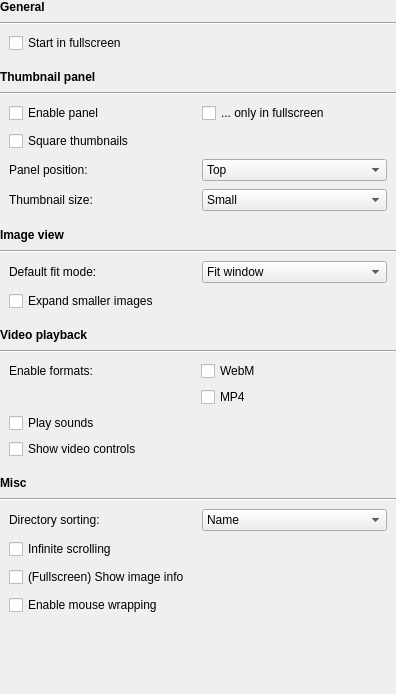
             <widget class="QWidget" name="scrollAreaWidgetContents">
              <property name="geometry">
               <rect>
                <x>0</x>
                <y>0</y>
                <width>396</width>
                <height>694</height>
               </rect>
              </property>
              <layout class="QVBoxLayout" name="verticalLayout_5">
               <property name="spacing">
                <number>8</number>
               </property>
               <property name="leftMargin">
                <number>0</number>
               </property>
               <property name="topMargin">
                <number>0</number>
               </property>
               <property name="rightMargin">
                <number>0</number>
               </property>
               <property name="bottomMargin">
                <number>0</number>
               </property>
               <item>
                <widget class="QLabel" name="title1">
                 <property name="font">
                  <font>
                   <weight>75</weight>
                   <bold>true</bold>
                  </font>
                 </property>
                 <property name="text">
                  <string>General</string>
                 </property>
                 <property name="alignment">
                  <set>Qt::AlignLeading|Qt::AlignLeft|Qt::AlignVCenter</set>
                 </property>
                 <property name="indent">
                  <number>-1</number>
                 </property>
                </widget>
               </item>
               <item>
                <widget class="Line" name="line">
                 <property name="orientation">
                  <enum>Qt::Horizontal</enum>
                 </property>
                </widget>
               </item>
               <item>
                <layout class="QGridLayout" name="gridLayout_8">
                 <property name="leftMargin">
                  <number>9</number>
                 </property>
                 <property name="topMargin">
                  <number>0</number>
                 </property>
                 <property name="rightMargin">
                  <number>9</number>
                 </property>
                 <item row="0" column="0">
                  <widget class="QCheckBox" name="fullscreenCheckBox">
                   <property name="sizePolicy">
                    <sizepolicy hsizetype="MinimumExpanding" vsizetype="Preferred">
                     <horstretch>0</horstretch>
                     <verstretch>0</verstretch>
                    </sizepolicy>
                   </property>
                   <property name="minimumSize">
                    <size>
                     <width>0</width>
                     <height>0</height>
                    </size>
                   </property>
                   <property name="text">
                    <string>Start in fullscreen</string>
                   </property>
                  </widget>
                 </item>
                </layout>
               </item>
               <item>
                <spacer name="verticalSpacer_5">
                 <property name="orientation">
                  <enum>Qt::Vertical</enum>
                 </property>
                 <property name="sizeType">
                  <enum>QSizePolicy::Fixed</enum>
                 </property>
                 <property name="sizeHint" stdset="0">
                  <size>
                   <width>20</width>
                   <height>9</height>
                  </size>
                 </property>
                </spacer>
               </item>
               <item>
                <widget class="QLabel" name="label_8">
                 <property name="font">
                  <font>
                   <weight>75</weight>
                   <bold>true</bold>
                  </font>
                 </property>
                 <property name="text">
                  <string>Thumbnail panel</string>
                 </property>
                </widget>
               </item>
               <item>
                <widget class="Line" name="line_2">
                 <property name="orientation">
                  <enum>Qt::Horizontal</enum>
                 </property>
                </widget>
               </item>
               <item>
                <layout class="QGridLayout" name="gridLayout">
                 <property name="leftMargin">
                  <number>9</number>
                 </property>
                 <property name="topMargin">
                  <number>0</number>
                 </property>
                 <property name="rightMargin">
                  <number>9</number>
                 </property>
                 <property name="bottomMargin">
                  <number>0</number>
                 </property>
                 <item row="0" column="1">
                  <widget class="QCheckBox" name="panelFullscreenOnlyCheckBox">
                   <property name="sizePolicy">
                    <sizepolicy hsizetype="MinimumExpanding" vsizetype="Minimum">
                     <horstretch>0</horstretch>
                     <verstretch>0</verstretch>
                    </sizepolicy>
                   </property>
                   <property name="minimumSize">
                    <size>
                     <width>0</width>
                     <height>0</height>
                    </size>
                   </property>
                   <property name="text">
                    <string>... only in fullscreen</string>
                   </property>
                  </widget>
                 </item>
                 <item row="2" column="1">
                  <widget class="QComboBox" name="panelPositionComboBox">
                   <property name="sizePolicy">
                    <sizepolicy hsizetype="MinimumExpanding" vsizetype="Minimum">
                     <horstretch>0</horstretch>
                     <verstretch>0</verstretch>
                    </sizepolicy>
                   </property>
                   <property name="minimumSize">
                    <size>
                     <width>0</width>
                     <height>0</height>
                    </size>
                   </property>
                   <item>
                    <property name="text">
                     <string>Top</string>
                    </property>
                   </item>
                   <item>
                    <property name="text">
                     <string>Bottom</string>
                    </property>
                   </item>
                  </widget>
                 </item>
                 <item row="0" column="0">
                  <widget class="QCheckBox" name="enablePanelCheckBox">
                   <property name="sizePolicy">
                    <sizepolicy hsizetype="MinimumExpanding" vsizetype="Minimum">
                     <horstretch>0</horstretch>
                     <verstretch>0</verstretch>
                    </sizepolicy>
                   </property>
                   <property name="minimumSize">
                    <size>
                     <width>0</width>
                     <height>0</height>
                    </size>
                   </property>
                   <property name="toolTip">
                    <string/>
                   </property>
                   <property name="text">
                    <string>Enable panel</string>
                   </property>
                  </widget>
                 </item>
                 <item row="2" column="0">
                  <widget class="QLabel" name="panelPositionLabel">
                   <property name="sizePolicy">
                    <sizepolicy hsizetype="MinimumExpanding" vsizetype="Minimum">
                     <horstretch>0</horstretch>
                     <verstretch>0</verstretch>
                    </sizepolicy>
                   </property>
                   <property name="minimumSize">
                    <size>
                     <width>0</width>
                     <height>0</height>
                    </size>
                   </property>
                   <property name="text">
                    <string>Panel position:</string>
                   </property>
                  </widget>
                 </item>
                 <item row="3" column="0">
                  <widget class="QLabel" name="label_4">
                   <property name="sizePolicy">
                    <sizepolicy hsizetype="MinimumExpanding" vsizetype="Minimum">
                     <horstretch>0</horstretch>
                     <verstretch>0</verstretch>
                    </sizepolicy>
                   </property>
                   <property name="text">
                    <string>Thumbnail size:</string>
                   </property>
                  </widget>
                 </item>
                 <item row="3" column="1">
                  <widget class="QComboBox" name="thumbSizeComboBox">
                   <property name="sizePolicy">
                    <sizepolicy hsizetype="MinimumExpanding" vsizetype="Minimum">
                     <horstretch>0</horstretch>
                     <verstretch>0</verstretch>
                    </sizepolicy>
                   </property>
                   <property name="minimumSize">
                    <size>
                     <width>0</width>
                     <height>0</height>
                    </size>
                   </property>
                   <item>
                    <property name="text">
                     <string>Small</string>
                    </property>
                   </item>
                   <item>
                    <property name="text">
                     <string>Medium</string>
                    </property>
                   </item>
                   <item>
                    <property name="text">
                     <string>Large</string>
                    </property>
                   </item>
                   <item>
                    <property name="text">
                     <string>Very large</string>
                    </property>
                   </item>
                  </widget>
                 </item>
                 <item row="1" column="0" colspan="2">
                  <widget class="QCheckBox" name="squareThumbnailsCheckBox">
                   <property name="sizePolicy">
                    <sizepolicy hsizetype="Preferred" vsizetype="Minimum">
                     <horstretch>0</horstretch>
                     <verstretch>0</verstretch>
                    </sizepolicy>
                   </property>
                   <property name="minimumSize">
                    <size>
                     <width>0</width>
                     <height>0</height>
                    </size>
                   </property>
                   <property name="text">
                    <string>Square thumbnails</string>
                   </property>
                  </widget>
                 </item>
                </layout>
               </item>
               <item>
                <spacer name="verticalSpacer_4">
                 <property name="orientation">
                  <enum>Qt::Vertical</enum>
                 </property>
                 <property name="sizeType">
                  <enum>QSizePolicy::Fixed</enum>
                 </property>
                 <property name="sizeHint" stdset="0">
                  <size>
                   <width>20</width>
                   <height>9</height>
                  </size>
                 </property>
                </spacer>
               </item>
               <item>
                <widget class="QLabel" name="label_9">
                 <property name="font">
                  <font>
                   <weight>75</weight>
                   <bold>true</bold>
                  </font>
                 </property>
                 <property name="text">
                  <string>Image view</string>
                 </property>
                </widget>
               </item>
               <item>
                <widget class="Line" name="line_3">
                 <property name="orientation">
                  <enum>Qt::Horizontal</enum>
                 </property>
                </widget>
               </item>
               <item>
                <layout class="QGridLayout" name="gridLayout_2">
                 <property name="leftMargin">
                  <number>9</number>
                 </property>
                 <property name="topMargin">
                  <number>0</number>
                 </property>
                 <property name="rightMargin">
                  <number>9</number>
                 </property>
                 <item row="0" column="0">
                  <widget class="QLabel" name="label_2">
                   <property name="sizePolicy">
                    <sizepolicy hsizetype="MinimumExpanding" vsizetype="Minimum">
                     <horstretch>0</horstretch>
                     <verstretch>0</verstretch>
                    </sizepolicy>
                   </property>
                   <property name="text">
                    <string>Default fit mode:</string>
                   </property>
                  </widget>
                 </item>
                 <item row="0" column="1">
                  <widget class="QComboBox" name="fitModeComboBox">
                   <property name="sizePolicy">
                    <sizepolicy hsizetype="MinimumExpanding" vsizetype="Minimum">
                     <horstretch>0</horstretch>
                     <verstretch>0</verstretch>
                    </sizepolicy>
                   </property>
                   <property name="minimumSize">
                    <size>
                     <width>0</width>
                     <height>0</height>
                    </size>
                   </property>
                   <item>
                    <property name="text">
                     <string>Fit window</string>
                    </property>
                   </item>
                   <item>
                    <property name="text">
                     <string>Fit width</string>
                    </property>
                   </item>
                   <item>
                    <property name="text">
                     <string>1:1</string>
                    </property>
                   </item>
                  </widget>
                 </item>
                 <item row="1" column="0" colspan="2">
                  <widget class="QCheckBox" name="expandImageCheckBox">
                   <property name="sizePolicy">
                    <sizepolicy hsizetype="MinimumExpanding" vsizetype="Minimum">
                     <horstretch>0</horstretch>
                     <verstretch>0</verstretch>
                    </sizepolicy>
                   </property>
                   <property name="minimumSize">
                    <size>
                     <width>0</width>
                     <height>0</height>
                    </size>
                   </property>
                   <property name="toolTip">
                    <string>Expand smaller images to fill the window (except for 1:1 fit mode).</string>
                   </property>
                   <property name="text">
                    <string>Expand smaller images</string>
                   </property>
                  </widget>
                 </item>
                </layout>
               </item>
               <item>
                <spacer name="verticalSpacer_8">
                 <property name="orientation">
                  <enum>Qt::Vertical</enum>
                 </property>
                 <property name="sizeType">
                  <enum>QSizePolicy::Fixed</enum>
                 </property>
                 <property name="sizeHint" stdset="0">
                  <size>
                   <width>20</width>
                   <height>9</height>
                  </size>
                 </property>
                </spacer>
               </item>
               <item>
                <widget class="QLabel" name="label_10">
                 <property name="font">
                  <font>
                   <weight>75</weight>
                   <bold>true</bold>
                  </font>
                 </property>
                 <property name="text">
                  <string>Video playback</string>
                 </property>
                </widget>
               </item>
               <item>
                <widget class="Line" name="line_4">
                 <property name="orientation">
                  <enum>Qt::Horizontal</enum>
                 </property>
                </widget>
               </item>
               <item>
                <widget class="QWidget" name="videoSettingsWidget" native="true">
                 <layout class="QGridLayout" name="gridLayout_7">
                  <property name="topMargin">
                   <number>0</number>
                  </property>
                  <property name="bottomMargin">
                   <number>0</number>
                  </property>
                  <item row="4" column="0">
                   <widget class="QCheckBox" name="playSoundsCheckBox">
                    <property name="enabled">
                     <bool>true</bool>
                    </property>
                    <property name="sizePolicy">
                     <sizepolicy hsizetype="Minimum" vsizetype="Preferred">
                      <horstretch>0</horstretch>
                      <verstretch>0</verstretch>
                     </sizepolicy>
                    </property>
                    <property name="minimumSize">
                     <size>
                      <width>0</width>
                      <height>0</height>
                     </size>
                    </property>
                    <property name="text">
                     <string>Play sounds</string>
                    </property>
                   </widget>
                  </item>
                  <item row="0" column="0">
                   <widget class="QLabel" name="label_15">
                    <property name="text">
                     <string>Enable formats:</string>
                    </property>
                   </widget>
                  </item>
                  <item row="0" column="1">
                   <widget class="QCheckBox" name="playWebmCheckBox">
                    <property name="enabled">
                     <bool>true</bool>
                    </property>
                    <property name="sizePolicy">
                     <sizepolicy hsizetype="Minimum" vsizetype="Preferred">
                      <horstretch>0</horstretch>
                      <verstretch>0</verstretch>
                     </sizepolicy>
                    </property>
                    <property name="minimumSize">
                     <size>
                      <width>0</width>
                      <height>0</height>
                     </size>
                    </property>
                    <property name="toolTip">
                     <string>Enables webm playback via Mpv</string>
                    </property>
                    <property name="text">
                     <string>WebM</string>
                    </property>
                   </widget>
                  </item>
                  <item row="1" column="1">
                   <widget class="QCheckBox" name="playMp4CheckBox">
                    <property name="text">
                     <string>MP4</string>
                    </property>
                   </widget>
                  </item>
                  <item row="5" column="0">
                   <widget class="QCheckBox" name="videoControlsCheckBox">
                    <property name="text">
                     <string>Show video controls</string>
                    </property>
                   </widget>
                  </item>
                 </layout>
                </widget>
               </item>
               <item>
                <spacer name="verticalSpacer">
                 <property name="orientation">
                  <enum>Qt::Vertical</enum>
                 </property>
                 <property name="sizeType">
                  <enum>QSizePolicy::Fixed</enum>
                 </property>
                 <property name="sizeHint" stdset="0">
                  <size>
                   <width>20</width>
                   <height>9</height>
                  </size>
                 </property>
                </spacer>
               </item>
               <item>
                <widget class="QLabel" name="label_11">
                 <property name="font">
                  <font>
                   <weight>75</weight>
                   <bold>true</bold>
                  </font>
                 </property>
                 <property name="text">
                  <string>Misc</string>
                 </property>
                </widget>
               </item>
               <item>
                <widget class="Line" name="line_5">
                 <property name="orientation">
                  <enum>Qt::Horizontal</enum>
                 </property>
                </widget>
               </item>
               <item>
                <layout class="QGridLayout" name="gridLayout_4">
                 <property name="leftMargin">
                  <number>9</number>
                 </property>
                 <property name="topMargin">
                  <number>0</number>
                 </property>
                 <property name="rightMargin">
                  <number>9</number>
                 </property>
                 <item row="0" column="0">
                  <widget class="QLabel" name="label_6">
                   <property name="sizePolicy">
                    <sizepolicy hsizetype="MinimumExpanding" vsizetype="Minimum">
                     <horstretch>0</horstretch>
                     <verstretch>0</verstretch>
                    </sizepolicy>
                   </property>
                   <property name="text">
                    <string>Directory sorting: </string>
                   </property>
                  </widget>
                 </item>
                 <item row="0" column="1">
                  <widget class="QComboBox" name="sortingComboBox">
                   <property name="sizePolicy">
                    <sizepolicy hsizetype="MinimumExpanding" vsizetype="Minimum">
                     <horstretch>0</horstretch>
                     <verstretch>0</verstretch>
                    </sizepolicy>
                   </property>
                   <item>
                    <property name="text">
                     <string>Name</string>
                    </property>
                   </item>
                   <item>
                    <property name="text">
                     <string>Name (desc.)</string>
                    </property>
                   </item>
                   <item>
                    <property name="text">
                     <string>Date</string>
                    </property>
                   </item>
                   <item>
                    <property name="text">
                     <string>Date (desc.)</string>
                    </property>
                   </item>
                   <item>
                    <property name="text">
                     <string>Size</string>
                    </property>
                   </item>
                   <item>
                    <property name="text">
                     <string>Size (desc.)</string>
                    </property>
                   </item>
                  </widget>
                 </item>
                 <item row="1" column="0" colspan="2">
                  <widget class="QCheckBox" name="infiniteScrollingCheckBox">
                   <property name="sizePolicy">
                    <sizepolicy hsizetype="Minimum" vsizetype="Preferred">
                     <horstretch>0</horstretch>
                     <verstretch>0</verstretch>
                    </sizepolicy>
                   </property>
                   <property name="minimumSize">
                    <size>
                     <width>0</width>
                     <height>0</height>
                    </size>
                   </property>
                   <property name="toolTip">
                    <string>Start from beginning when reaching end of directory.</string>
                   </property>
                   <property name="text">
                    <string>Infinite scrolling</string>
                   </property>
                  </widget>
                 </item>
                 <item row="2" column="0" colspan="2">
                  <widget class="QCheckBox" name="showInfoOverlayCheckBox">
                   <property name="text">
                    <string>(Fullscreen) Show image info</string>
                   </property>
                  </widget>
                 </item>
                 <item row="3" column="0" colspan="2">
                  <widget class="QCheckBox" name="mouseWrappingCheckBox">
                   <property name="minimumSize">
                    <size>
                     <width>0</width>
                     <height>0</height>
                    </size>
                   </property>
                   <property name="toolTip">
                    <string>Wrap mouse when dragging image. Similar to how it's done in KDE's Okular. Currently buggy with multiple screens.</string>
                   </property>
                   <property name="text">
                    <string>Enable mouse wrapping</string>
                   </property>
                  </widget>
                 </item>
                </layout>
               </item>
               <item>
                <spacer name="verticalSpacer_3">
                 <property name="orientation">
                  <enum>Qt::Vertical</enum>
                 </property>
                 <property name="sizeType">
                  <enum>QSizePolicy::MinimumExpanding</enum>
                 </property>
                 <property name="sizeHint" stdset="0">
                  <size>
                   <width>20</width>
                   <height>5</height>
                  </size>
                 </property>
                </spacer>
               </item>
              </layout>
             </widget>
